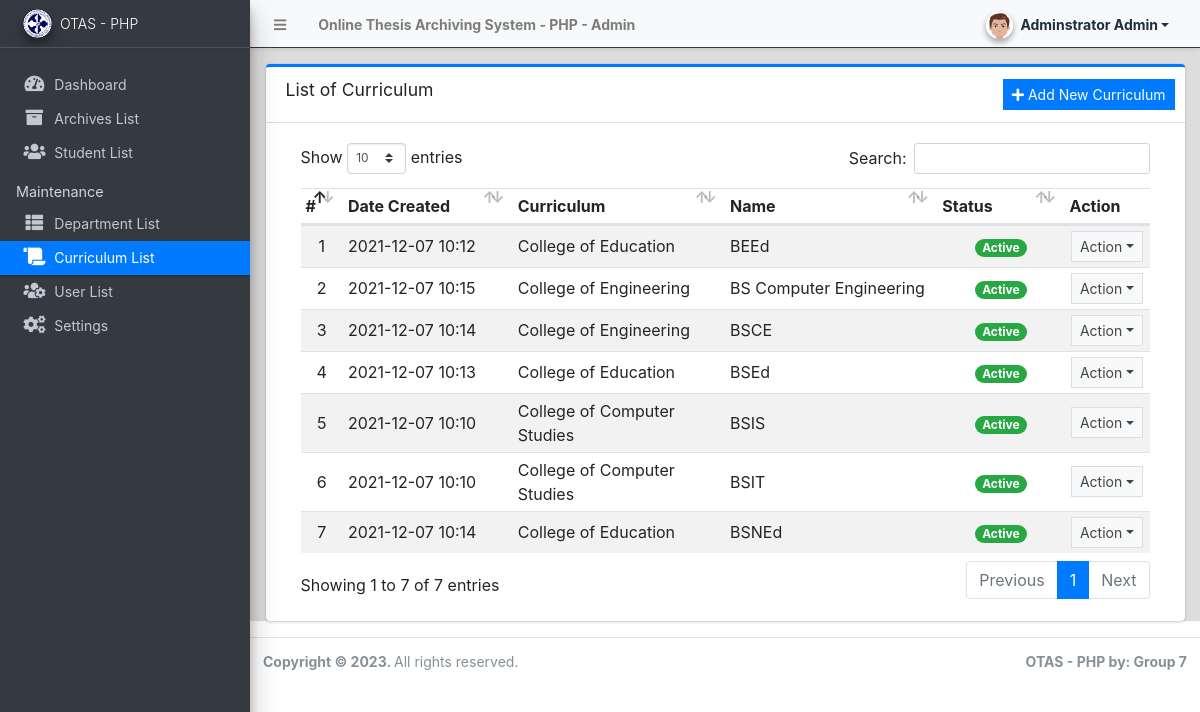
The app's page /admin/?page=curriculum (signed in), older data.
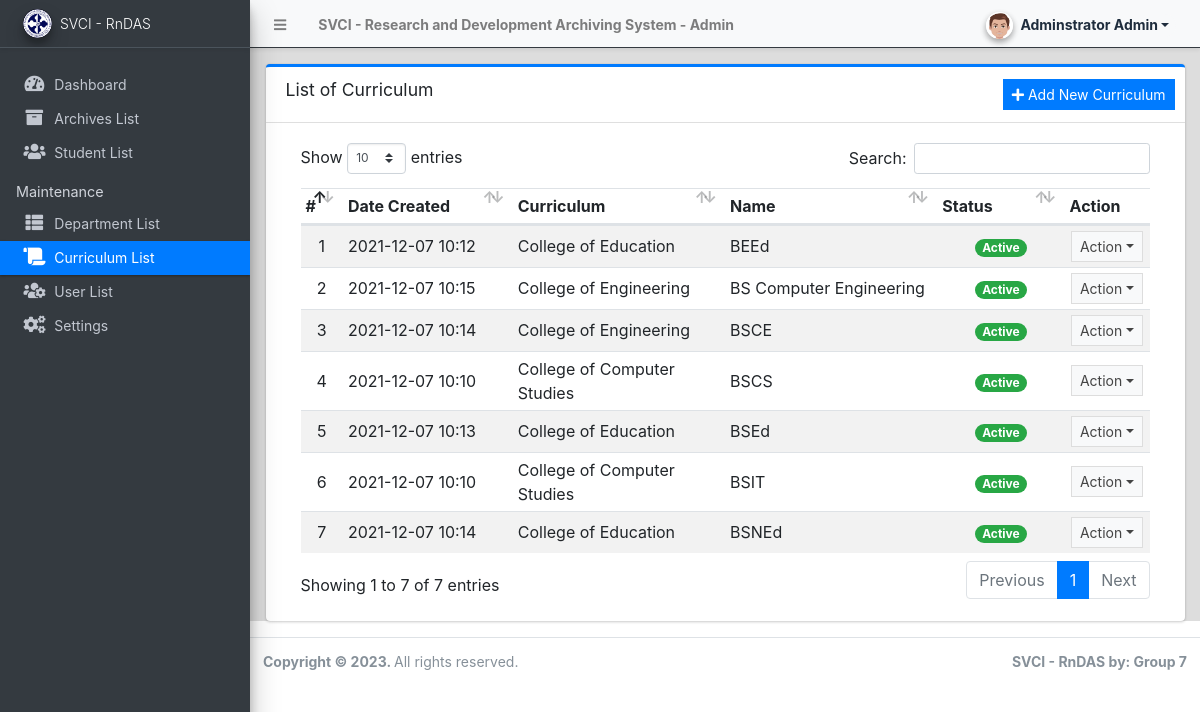
The same page, newer data.
### tables this page shows
CREATE TABLE `curriculum_list` (
  `id` int(30) NOT NULL,
  `department_id` int(30) NOT NULL,
  `name` text NOT NULL,
  `description` text NOT NULL,
  `status` tinyint(1) NOT NULL DEFAULT 1,
  `date_created` datetime NOT NULL DEFAULT current_timestamp(),
  `date_updated` datetime DEFAULT NULL ON UPDATE current_timestamp()
);

CREATE TABLE `department_list` (
  `id` int(30) NOT NULL,
  `name` text NOT NULL,
  `description` text NOT NULL,
  `status` tinyint(1) NOT NULL DEFAULT 1,
  `date_created` datetime NOT NULL DEFAULT current_timestamp(),
  `date_updated` datetime DEFAULT NULL ON UPDATE current_timestamp()
);

### config.php (called while the page is built, shortened)
<?php
require_once('classes/DBConnection.php');
require_once('classes/SystemSettings.php');
function validate_image($file){
	if(!empty($file)){
        $ex = explode('?',$file);
        $file = $ex[0];
        $param =  isset($ex[1]) ? '?'.$ex[1]  : '';
		if(is_file(base_app.$file)){
			return base_url.$file.$param;
		}else{
			return base_url.'dist/img/no-image-available.png';
		}
	}else{
		return base_url.'dist/img/no-image-available.png';
	}
}
function isMobileDevice(){
    $aMobileUA = array(
        '/iphone/i' => 'iPhone',
        '/ipod/i' => 'iPod',
        '/ipad/i' => 'iPad',
        '/android/i' => 'Android',
        '/blackberry/i' => 'BlackBerry',
        '/webos/i' => 'Mobile'
    );
    return false;
}
?>

### classes/DBConnection.php (called while the page is built, shortened)
<?php
class DBConnection{
    private $host = DB_SERVER;
    private $username = DB_USERNAME;
    private $password = DB_PASSWORD;
    private $database = DB_NAME;
    public $conn;
    public function __construct(){
        if (!isset($this->conn)) {
            $this->conn = new mysqli($this->host, $this->username, $this->password, $this->database);
        }
    }
}
?>

### classes/SystemSettings.php (called while the page is built, shortened)
<?php
class SystemSettings extends DBConnection{
	function userdata($field = ''){
		if(!empty($field)){
			if(isset($_SESSION['userdata'][$field]))
				return $_SESSION['userdata'][$field];
			else
				return null;
		}else{
			return false;
		}
	}
	function info($field=''){
		if(!empty($field)){
			if(isset($_SESSION['system_info'][$field]))
				return $_SESSION['system_info'][$field];
			else
				return false;
		}else{
			return false;
		}
	}
}
$_settings = new SystemSettings();
?>

### admin/curriculum/index.php (the view, shortened to what this page needs)
<div class="card card-outline card-primary">
	<div class="card-header">
		<h3 class="card-title">List of Curriculum</h3>
		<div class="card-tools">
			<a href="javascript:void(0)" id="create_new" class="btn btn-flat btn-sm btn-primary"><span class="fas fa-plus"></span>  Add New Curriculum</a>
		</div>
	</div>
	<div class="card-body">
		<div class="container-fluid">
        <div class="container-fluid">
			<table class="table table-hover table-striped">
				<colgroup>
					<col width="5%">
					<col width="20%">
					<col width="25%">
					<col width="25%">
					<col width="15%">
					<col width="10%">
				</colgroup>
				<thead>
					<tr>
						<th>#</th>
						<th>Date Created</th>
						<th>Curriculum</th>
						<th>Name</th>
						<th>Status</th>
						<th>Action</th>
					</tr>
				</thead>
				<tbody>
					<?php
						$i = 1;
						$qry = $conn->query("SELECT c.*, d.name as department from `curriculum_list` c inner join `department_list` d on c.department_id = d.id order by c.`name` asc");
						while($row = $qry->fetch_assoc()):
					?>
						<tr>
							<td class="text-center"><?php echo $i++; ?></td>
							<td class=""><?php echo date("Y-m-d H:i",strtotime($row['date_created'])) ?></td>
							<td class=""><?php echo $row['department'] ?></td>
							<td><?php echo ucwords($row['name']) ?></td>
							<td class="text-center">
                                <?php
                                    switch($row['status']){
                                        case '1':
                                            echo "<span class='badge badge-success badge-pill'>Active</span>";
                                            break;
                                    }
                                ?>
                            </td>
							<td align="center">
								 <button type="button" class="btn btn-flat btn-default btn-sm dropdown-toggle dropdown-icon" data-toggle="dropdown">
				                  		Action
				                  </button>
							</td>
						</tr>
					<?php endwhile; ?>
				</tbody>
			</table>
		</div>
		</div>
	</div>
</div>

### admin/index.php (shortened to what this page needs)
<?php require_once('../config.php'); ?>
 <!DOCTYPE html>
<html lang="en" class="" style="height: auto;">
<?php require_once('inc/header.php') ?>
  <body class="sidebar-mini layout-fixed control-sidebar-slide-open layout-navbar-fixed sidebar-mini-md sidebar-mini-xs" data-new-gr-c-s-check-loaded="14.991.0" data-gr-ext-installed="" style="height: auto;">
    <div class="wrapper">
     <?php require_once('inc/topBarNav.php') ?>
     <?php require_once('inc/navigation.php') ?>
     <?php $page = isset($_GET['page']) ? $_GET['page'] : 'home';  ?>
      <div class="content-wrapper pt-3" style="min-height: 567.854px;">
        <section class="content ">
          <div class="container-fluid">
            <?php
              if(!file_exists($page.".php") && !is_dir($page)){
                  include '404.html';
              }else{
                if(is_dir($page))
                  include $page.'/index.php';
                else
                  include $page.'.php';
              }
            ?>
          </div>
        </section>
      </div>
      <?php require_once('inc/footer.php') ?>
  </body>
</html>

### admin/inc/header.php (shortened to what this page needs)
<head>
    <link rel="stylesheet" href="<?php echo base_url ?>plugins/fontawesome-free/css/all.min.css">
    <link rel="stylesheet" href="<?php echo base_url ?>plugins/tempusdominus-bootstrap-4/css/tempusdominus-bootstrap-4.min.css">
  <link rel="stylesheet" href="<?php echo base_url ?>plugins/datatables-bs4/css/dataTables.bootstrap4.min.css">
  <link rel="stylesheet" href="<?php echo base_url ?>plugins/datatables-responsive/css/responsive.bootstrap4.min.css">
  <link rel="stylesheet" href="<?php echo base_url ?>plugins/datatables-buttons/css/buttons.bootstrap4.min.css">
  <link rel="stylesheet" href="<?php echo base_url ?>plugins/select2/css/select2.min.css">
  <link rel="stylesheet" href="<?php echo base_url ?>plugins/select2-bootstrap4-theme/select2-bootstrap4.min.css">
    <link rel="stylesheet" href="<?php echo base_url ?>plugins/icheck-bootstrap/icheck-bootstrap.min.css">
    <link rel="stylesheet" href="<?php echo base_url ?>plugins/jqvmap/jqvmap.min.css">
    <link rel="stylesheet" href="<?php echo base_url ?>dist/css/adminlte.css">
    <link rel="stylesheet" href="<?php echo base_url ?>dist/css/custom.css">
    <link rel="stylesheet" href="<?php echo base_url ?>plugins/overlayScrollbars/css/OverlayScrollbars.min.css">
    <link rel="stylesheet" href="<?php echo base_url ?>plugins/daterangepicker/daterangepicker.css">
    <link rel="stylesheet" href="<?php echo base_url ?>plugins/summernote/summernote-bs4.min.css">
  <link rel="stylesheet" href="<?php echo base_url ?>plugins/sweetalert2-theme-bootstrap-4/bootstrap-4.min.css">
  </head>

### admin/inc/topBarNav.php (shortened to what this page needs)
<nav class="main-header navbar navbar-expand navbar-light border  border-dark border-top-0  border-left-0 border-right-0 navbar-light text-sm shadow-sm">
  <ul class="navbar-nav">
    <li class="nav-item">
    <a class="nav-link" data-widget="pushmenu" href="#" role="button"><i class="fas fa-bars"></i></a>
    </li>
    <li class="nav-item d-none d-sm-inline-block">
      <a href="<?php echo base_url ?>" class="nav-link"><b><?php echo (!isMobileDevice()) ? $_settings->info('name'):$_settings->info('short_name'); ?> - Admin</b></a>
    </li>
  </ul>
  <ul class="navbar-nav ml-auto">
    <li class="nav-item">
      <div class="btn-group nav-link">
            <button type="button" class="btn btn-rounded badge badge-light dropdown-toggle dropdown-icon" data-toggle="dropdown">
              <span><img src="<?php echo validate_image($_settings->userdata('avatar')) ?>" class="img-circle elevation-2 user-img" alt="User Image"></span>
              <span class="ml-3"><?php echo ucwords($_settings->userdata('firstname').' '.$_settings->userdata('lastname')) ?></span>
            </button>
        </div>
    </li>
  </ul>
</nav>

### admin/inc/navigation.php (shortened to what this page needs)
<aside class="main-sidebar sidebar-dark-primary elevation-4 sidebar-no-expand bg-dark">
  <a href="<?php echo base_url ?>admin" class="brand-link bg-transparent text-sm shadow-sm">
  <img src="<?php echo validate_image($_settings->info('logo'))?>" alt="Store Logo" class="brand-image img-circle elevation-3 bg-black" style="width: 1.8rem;height: 1.8rem;max-height: unset;object-fit:scale-down;object-position:center center">
  <span class="brand-text font-weight-light"><?php echo $_settings->info('short_name') ?></span>
  </a>
  <div class="sidebar os-host os-theme-light os-host-overflow os-host-overflow-y os-host-resize-disabled os-host-transition os-host-scrollbar-horizontal-hidden">
    <div class="os-content-glue" style="margin: 0px -8px; width: 249px; height: 646px;"></div>
    <div class="os-padding">
      <div class="os-viewport os-viewport-native-scrollbars-invisible" style="overflow-y: scroll;">
        <div class="os-content" style="padding: 0px 8px; height: 100%; width: 100%;">
          <nav class="mt-4">
             <ul class="nav nav-pills nav-sidebar flex-column text-sm nav-compact nav-flat nav-child-indent nav-collapse-hide-child" data-widget="treeview" role="menu" data-accordion="false">
              <li class="nav-item dropdown">
                <a href="./" class="nav-link nav-home">
                  <i class="nav-icon fas fa-tachometer-alt"></i>
                  <p>
                    Dashboard
                  </p>
                </a>
              </li>
              <li class="nav-item">
                <a href="<?php echo base_url ?>admin/?page=archives" class="nav-link nav-archives">
                  <i class="nav-icon fas fa-archive"></i>
                  <p>
                    Archives List
                  </p>
                </a>
              </li>
              <li class="nav-item">
                <a href="<?php echo base_url ?>admin/?page=students" class="nav-link nav-students">
                  <i class="nav-icon fas fa-users"></i>
                  <p>
                    Student List
                  </p>
                </a>
              </li>
              <?php if($_settings->userdata('type') == 1): ?>
              <li class="nav-header">Maintenance</li>
              <li class="nav-item dropdown">
                <a href="<?php echo base_url ?>admin/?page=departments" class="nav-link nav-departments">
                  <i class="nav-icon fas fa-th-list"></i>
                  <p>
                    Department List
                  </p>
                </a>
              </li>
              <li class="nav-item dropdown">
                <a href="<?php echo base_url ?>admin/?page=curriculum" class="nav-link nav-curriculum">
                  <i class="nav-icon fas fa-scroll"></i>
                  <p>
                    Curriculum List
                  </p>
                </a>
              </li>
              <li class="nav-item dropdown">
                <a href="<?php echo base_url ?>admin/?page=user/list" class="nav-link nav-user_list">
                  <i class="nav-icon fas fa-users-cog"></i>
                  <p>
                    User List
                  </p>
                </a>
              </li>
              <li class="nav-item dropdown">
                <a href="<?php echo base_url ?>admin/?page=system_info" class="nav-link nav-system_info">
                  <i class="nav-icon fas fa-cogs"></i>
                  <p>
                    Settings
                  </p>
                </a>
              </li>
              <?php endif; ?>
            </ul>
          </nav>
        </div>
      </div>
    </div>
  </div>
</aside>

### admin/inc/footer.php (shortened to what this page needs)
<footer class="main-footer text-sm">
        <strong>Copyright © <?php echo date('Y') ?>.
        </strong>
        All rights reserved.
        <div class="float-right d-none d-sm-inline-block">
          <b><?php echo $_settings->info('short_name') ?> by: Group 7</b>
        </div>
      </footer>
    </div>

### admin/inc/topBarNav.php (style rules this page uses)
.user-img { position: absolute; height: 27px; width: 27px; object-fit: cover; left: -7%; top: -12%; }
.btn-rounded { border-radius: 50px; }

Row changes from the older to the newer data that the page shows:
changed curriculum_list: name "BSIS" → "BSCS"; moves up the list
Text that changed along with them:
$_settings->info('name'): "Online Thesis Archiving System - PHP" → "SVCI - Research and Development Archiving System"
$_settings->info('short_name'): "OTAS - PHP" → "SVCI - RnDAS"
